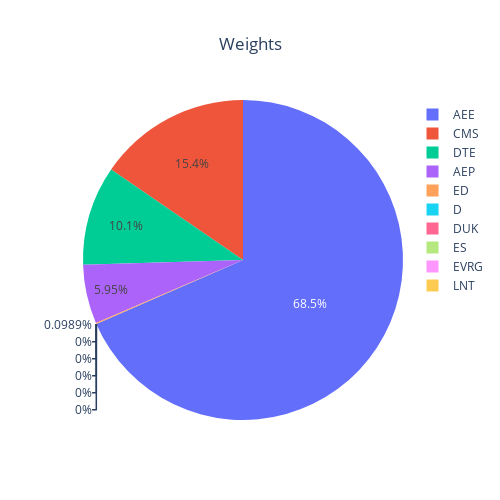

Here is the notebook cell this chart was saved with:
### Code cell
weightsPlot(MVOTangentPortfolio(prices=prices), kind = "pie")

### Figure 1 — Plotly figure (JSON) as saved in the notebook; plotly's stock layout.template omitted (floating-point values rounded to 4 significant figures)
{"data": [{"labels": ["AEE", "AEP", "CMS", "D", "DTE", "DUK", "ED", "ES", "EVRG", "LNT"], "type": "pie", "values": [0.6846, 0.05953, 0.1542, 0, 0.1006, 0, 0.0009887, 0, 0, 0]}], "layout": {"height": 500, "title": {"text": "Weights", "x": 0.5}, "width": 500}}
